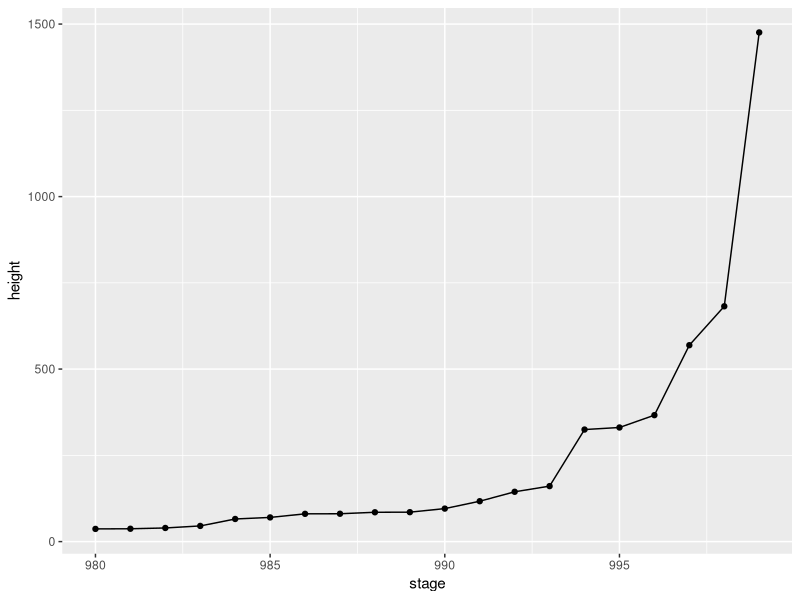
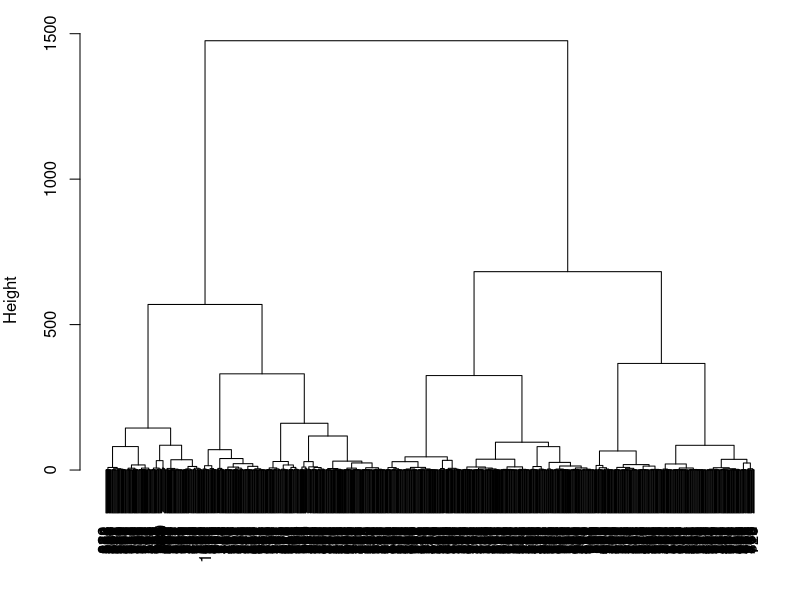
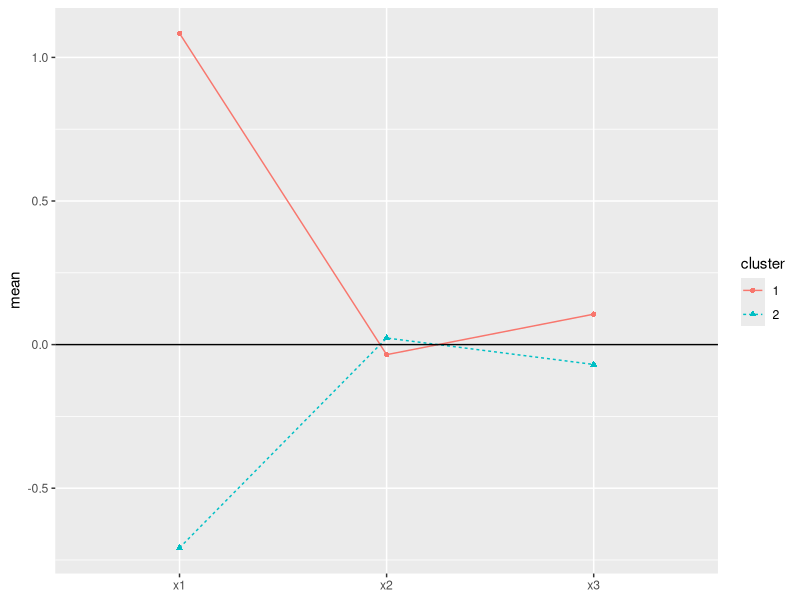

These figures' R source, in order:
library(ggplot2)
library(reshape2)

graphics.off()
rm(list=ls())
cat('\f')

toy<-read.csv("toy.csv")
data<-scale(toy[1:3])
d<-dist(data,method="euclidean")^2
fit1<-hclust(d,method="ward.D")

ggplot(mapping=aes(x=980:length(fit1$height),y=fit1$height[980:length(fit1$height)]))+
    geom_line()+
    geom_point()+
    labs(x="stage",y="height")

par(mar=c(1,4,1,1))
plot(fit1,sub="",xlab="",main="")

num=2
cluster<-cutree(fit1,k=num)
centers<-aggregate(x=data,by=list(cluster=cluster),FUN=mean)

fit2<-kmeans(x=data,centers=centers[-1],algorithm="MacQueen")

tb<-fit2$centers
tb<-data.frame(cbind(tb,cluster=1:num))
tbm<-melt(tb,id.vars="cluster")
tbm$cluster<-factor(tbm$cluster)
ggplot(tbm,aes(x=variable,y=value,group=cluster,colour=cluster))+
    geom_line(aes(linetype=cluster))+
    geom_point(aes(shape=cluster))+
    geom_hline(yintercept=0)+
    labs(x=NULL,y="mean")

table(toy$tail,fit2$cluster)

